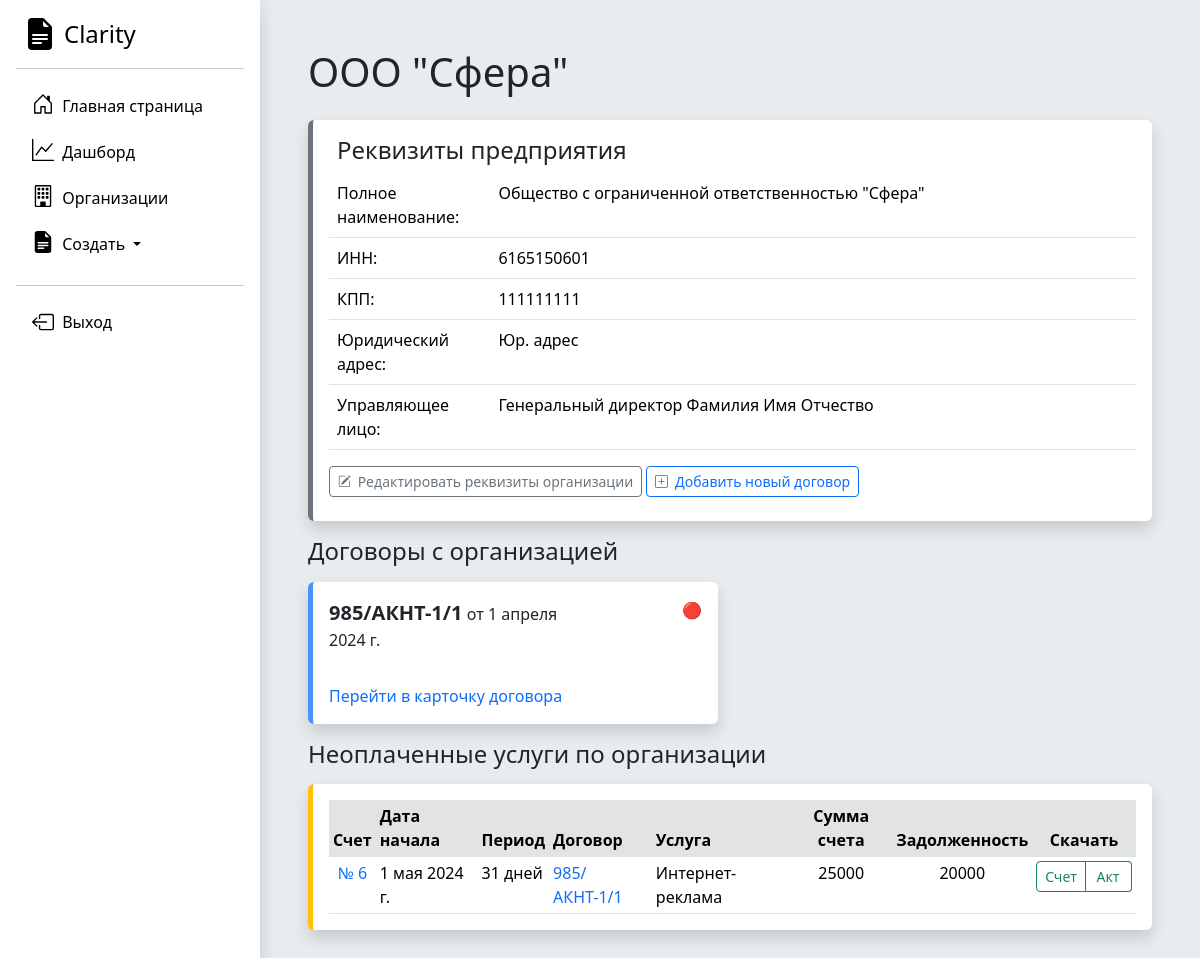
The page /organization/2/ (signed in) on the database as committed earlier.
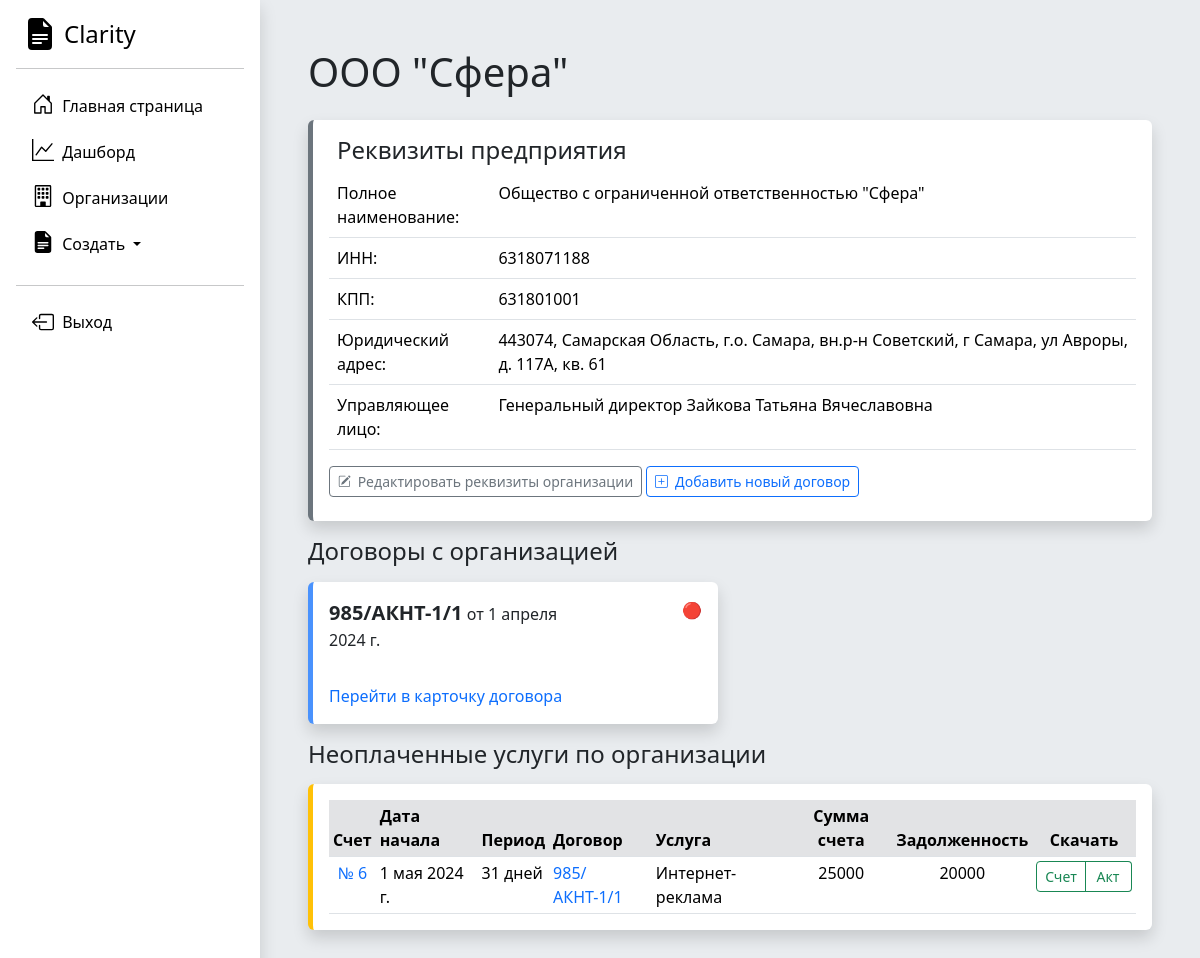
The same page on the database as committed later.
### Accounting/models.py (models this page shows, shortened)
class Organization(models.Model):
    full_name = models.CharField('Полное наименование', max_length=250)
    short_name = models.CharField('Краткое наименование', max_length=250)
    inn = models.IntegerField('ИНН')
    kpp = models.IntegerField('КПП')
    ur_adres = models.TextField('Юридический адрес')
    management_full_name = models.CharField('Управляющее лицо', max_length=250)
    management_post = models.CharField('Должность управляющего лица', max_length=250)
    class Meta:
        verbose_name = "Юридическое лицо"
        verbose_name_plural = "Юридические лица"

### Accounting/views.py (the view)
# urls.py: path('organization/<int:pk>/', views.organization_detail, name='organization-detail'),
@login_required
def organization_detail(request, pk):
    organization_list = Organization.objects.get(id=pk)
    dogovor_list = Dogovor.objects.filter(organization=organization_list)
    service_list = Service.objects.filter(dogovor__in=dogovor_list)
    for el in service_list:
        el.debt = el.price - el.payment_made
    for el in service_list:
        el.period = (el.date_end - el.date_start).days + 1
    for el in service_list:
        el.period = (el.date_end - el.date_start).days + 1
    return render(request, 'Accounting/organization-detail.html',
                  {'organization_list': organization_list, 'dogovor_list': dogovor_list,
                   'service_list': service_list})

### Accounting/models.py (called while the page is built)
    def __str__(self):
        return self.service_type

### DAM/templates/Accounting/organization-detail.html (shortened to what the changed rows need)
{% extends 'Accounting/base.html' %}
{% block content %}<h1 class="mb-4">{{ organization_list.short_name }}</h1>
<div class="card shadow p-3 rounded border-top-0 border-end-0 border-bottom-0 border-5 border-secondary">
<h4 class="ms-2">Реквизиты предприятия</h4>
    <table class="table table-hover ">
  <tbody>
    <tr>
      <td width="20%" >Полное наименование:</td>
      <td>{{ organization_list.full_name }}</td>
    </tr>
    <tr>
      <td>ИНН:</td>
      <td>{{ organization_list.inn }}</td>
    </tr>
    <tr>
      <td>КПП:</td>
      <td>{{ organization_list.kpp }}</td>
    </tr>
      <tr>
      <td>Юридический адрес:</td>
      <td>{{ organization_list.ur_adres }}</td>
    </tr>
      <tr>
      <td>Управляющее лицо:</td>
      <td>{{ organization_list.management_post }} {{ organization_list.management_full_name }}</td>
    </tr>
  </tbody>
</table>
<div class="d-grid gap-2 d-md-block">
</div>
</div>
{% if dogovor_list %}
<h4 class="mt-3 mb-3">Договоры с организацией</h4>
    <div class="row row-cols-1 row-cols-md-2 g-4">
         {% for el in dogovor_list %}
            <div class="col">
            </div>
        {% endfor %}
    </div>
{% endif %}
{% if service_list %}
<h4 class="mt-3">Неоплаченные услуги по организации</h4>
<div class="card shadow rounded p-3 mt-3 border-top-0 border-end-0 border-bottom-0 border-5 border-warning">
<div class="card-body px-0 py-0">
<div class="table-responsive scrollbar">
    <table class="table table-sm fs-10 mb-0 overflow-hidden">
        <thead >
            <tr>
                <th class="bg-secondary-subtle text-center">Счет</th>
                <th class="bg-secondary-subtle">Дата начала</th>
                <th class="bg-secondary-subtle">Период</th>
                <th class="bg-secondary-subtle">Договор</th>
                <th class="bg-secondary-subtle">Услуга</th>
                <th class="bg-secondary-subtle text-center">Сумма счета</th>
                <th class="bg-secondary-subtle text-center">Задолженность</th>
                <th class="bg-secondary-subtle text-center">Скачать</th>
            </tr>
        </thead>
    </table>
</div>
</div>
</div>
{% endif %}
{% endblock %}

Rows that differ between the two databases and show on the page:
changed Organization "ООО \"Сфера\"": inn "6165150601" → "6318071188"; kpp "111111111" → "631801001"; ur_adres "Юр. адрес" → "443074, Самарская Область, г.о. Самара, вн.р-н Советский, г Самара, ул Авроры, д. 117А, кв. 61"; management_full_name "Фамилия Имя Отчество" → "Зайкова Татьяна Вячеславовна"
